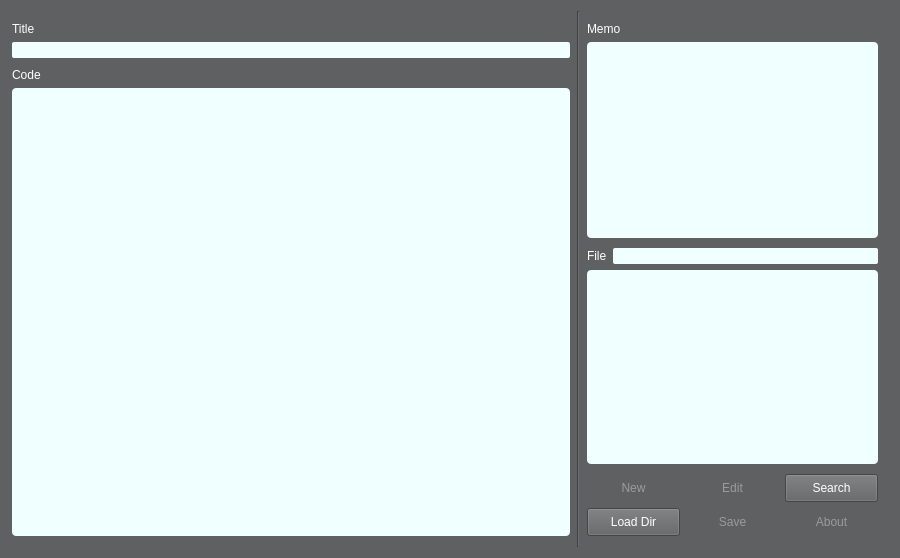
<?xml version="1.0" encoding="UTF-8"?>
<ui version="4.0">
 <class>TipManager</class>
 <widget class="QWidget" name="TipManager">
  <property name="geometry">
   <rect>
    <x>0</x>
    <y>0</y>
    <width>900</width>
    <height>558</height>
   </rect>
  </property>
  <property name="sizePolicy">
   <sizepolicy hsizetype="MinimumExpanding" vsizetype="Preferred">
    <horstretch>0</horstretch>
    <verstretch>0</verstretch>
   </sizepolicy>
  </property>
  <property name="minimumSize">
   <size>
    <width>720</width>
    <height>0</height>
   </size>
  </property>
  <property name="windowTitle">
   <string>TipManager</string>
  </property>
  <property name="styleSheet">
   <string notr="true">background-color: rgb(94,96,98);</string>
  </property>
  <layout class="QGridLayout" name="gridLayout">
   <item row="0" column="1">
    <widget class="Line" name="line">
     <property name="enabled">
      <bool>true</bool>
     </property>
     <property name="orientation">
      <enum>Qt::Vertical</enum>
     </property>
    </widget>
   </item>
   <item row="0" column="2">
    <widget class="QWidget" name="RightLayout" native="true">
     <property name="sizePolicy">
      <sizepolicy hsizetype="Fixed" vsizetype="Preferred">
       <horstretch>0</horstretch>
       <verstretch>0</verstretch>
      </sizepolicy>
     </property>
     <layout class="QVBoxLayout" name="rightLayout">
      <property name="spacing">
       <number>10</number>
      </property>
      <property name="sizeConstraint">
       <enum>QLayout::SetMinimumSize</enum>
      </property>
      <property name="leftMargin">
       <number>1</number>
      </property>
      <item>
       <layout class="QVBoxLayout" name="verticalLayout_3">
        <item>
         <widget class="QLabel" name="label_memo">
          <property name="styleSheet">
           <string notr="true">color: rgb(255,255,255);</string>
          </property>
          <property name="text">
           <string>Memo</string>
          </property>
         </widget>
        </item>
        <item>
         <widget class="QTextEdit" name="memoTextEdit">
          <property name="enabled">
           <bool>true</bool>
          </property>
          <property name="minimumSize">
           <size>
            <width>0</width>
            <height>0</height>
           </size>
          </property>
          <property name="cursor" stdset="0">
           <cursorShape>IBeamCursor</cursorShape>
          </property>
          <property name="styleSheet">
           <string notr="true">QTextEdit:enabled {
color: rgb(0,0,0);
background-color: rgb(240,255,255);
border-radius:4px;
}

QTextEdit:disabled {
color: rgb(155,155,155);
background-color: rgb(240,255,255);
border-radius:4px;
}
</string>
          </property>
         </widget>
        </item>
       </layout>
      </item>
      <item>
       <layout class="QVBoxLayout" name="verticalLayout_2">
        <item>
         <layout class="QHBoxLayout" name="horizontalLayout_3">
          <item>
           <widget class="QLabel" name="label_file">
            <property name="styleSheet">
             <string notr="true">color: rgb(255,255,255);</string>
            </property>
            <property name="text">
             <string>File</string>
            </property>
           </widget>
          </item>
          <item>
           <widget class="QLineEdit" name="dirEdit">
            <property name="minimumSize">
             <size>
              <width>0</width>
              <height>0</height>
             </size>
            </property>
            <property name="cursor">
             <cursorShape>ArrowCursor</cursorShape>
            </property>
            <property name="mouseTracking">
             <bool>false</bool>
            </property>
            <property name="acceptDrops">
             <bool>false</bool>
            </property>
            <property name="styleSheet">
             <string notr="true">background-color: rgb(240,255,255);
border-radius: 2px;</string>
            </property>
           </widget>
          </item>
         </layout>
        </item>
        <item>
         <widget class="QTreeView" name="treeView">
          <property name="minimumSize">
           <size>
            <width>0</width>
            <height>0</height>
           </size>
          </property>
          <property name="cursor" stdset="0">
           <cursorShape>ArrowCursor</cursorShape>
          </property>
          <property name="styleSheet">
           <string notr="true">background-color: rgb(240,255,255);
border-radius:4px;</string>
          </property>
          <property name="editTriggers">
           <set>QAbstractItemView::CurrentChanged|QAbstractItemView::DoubleClicked|QAbstractItemView::EditKeyPressed</set>
          </property>
         </widget>
        </item>
       </layout>
      </item>
      <item>
       <layout class="QVBoxLayout" name="verticalLayout">
        <item>
         <layout class="QHBoxLayout" name="horizontalLayout">
          <item>
           <widget class="QPushButton" name="newButton">
            <property name="enabled">
             <bool>false</bool>
            </property>
            <property name="sizePolicy">
             <sizepolicy hsizetype="Fixed" vsizetype="Fixed">
              <horstretch>0</horstretch>
              <verstretch>0</verstretch>
             </sizepolicy>
            </property>
            <property name="minimumSize">
             <size>
              <width>93</width>
              <height>28</height>
             </size>
            </property>
            <property name="maximumSize">
             <size>
              <width>93</width>
              <height>28</height>
             </size>
            </property>
            <property name="styleSheet">
             <string notr="true">
QPushButton:enabled {
color: rgb(255,255,255);
}

QPushButton:disabled {
border-style: hidden;
color: rgb(155,155,155);
}

QPushButton{
width: 90px;
height: 25px;
}</string>
            </property>
            <property name="text">
             <string>New</string>
            </property>
           </widget>
          </item>
          <item>
           <widget class="QPushButton" name="editButton">
            <property name="enabled">
             <bool>false</bool>
            </property>
            <property name="sizePolicy">
             <sizepolicy hsizetype="Fixed" vsizetype="Fixed">
              <horstretch>0</horstretch>
              <verstretch>0</verstretch>
             </sizepolicy>
            </property>
            <property name="minimumSize">
             <size>
              <width>93</width>
              <height>28</height>
             </size>
            </property>
            <property name="maximumSize">
             <size>
              <width>93</width>
              <height>28</height>
             </size>
            </property>
            <property name="autoFillBackground">
             <bool>false</bool>
            </property>
            <property name="styleSheet">
             <string notr="true">QPushButton:enabled {
color: rgb(255,255,255);
}

QPushButton:disabled {
border-style: hidden;
color: rgb(155,155,155);
}

QPushButton{
width: 90px;
height: 25px;
}</string>
            </property>
            <property name="text">
             <string>Edit</string>
            </property>
            <property name="default">
             <bool>false</bool>
            </property>
           </widget>
          </item>
          <item>
           <widget class="QPushButton" name="searchButton">
            <property name="sizePolicy">
             <sizepolicy hsizetype="Fixed" vsizetype="Fixed">
              <horstretch>0</horstretch>
              <verstretch>0</verstretch>
             </sizepolicy>
            </property>
            <property name="minimumSize">
             <size>
              <width>93</width>
              <height>28</height>
             </size>
            </property>
            <property name="maximumSize">
             <size>
              <width>93</width>
              <height>28</height>
             </size>
            </property>
            <property name="autoFillBackground">
             <bool>false</bool>
            </property>
            <property name="styleSheet">
             <string notr="true">QPushButton:enabled {
color: rgb(255,255,255);
}

QPushButton:disabled {
border-style: hidden;
color: rgb(155,155,155);
}

QPushButton{
width: 90px;
height: 25px;
}</string>
            </property>
            <property name="text">
             <string>Search</string>
            </property>
            <property name="autoDefault">
             <bool>false</bool>
            </property>
            <property name="default">
             <bool>false</bool>
            </property>
            <property name="flat">
             <bool>false</bool>
            </property>
           </widget>
          </item>
         </layout>
        </item>
        <item>
         <layout class="QHBoxLayout" name="horizontalLayout_2">
          <item>
           <widget class="QPushButton" name="loadButton">
            <property name="sizePolicy">
             <sizepolicy hsizetype="Fixed" vsizetype="Fixed">
              <horstretch>0</horstretch>
              <verstretch>0</verstretch>
             </sizepolicy>
            </property>
            <property name="minimumSize">
             <size>
              <width>93</width>
              <height>28</height>
             </size>
            </property>
            <property name="maximumSize">
             <size>
              <width>93</width>
              <height>28</height>
             </size>
            </property>
            <property name="styleSheet">
             <string notr="true">QPushButton:enabled {
color: rgb(255,255,255);
}

QPushButton:disabled {
border-style: hidden;
color: rgb(155,155,155);
}

QPushButton{
width: 90px;
height: 25px;
}</string>
            </property>
            <property name="text">
             <string>Load Dir</string>
            </property>
           </widget>
          </item>
          <item>
           <widget class="QPushButton" name="saveButton">
            <property name="enabled">
             <bool>false</bool>
            </property>
            <property name="sizePolicy">
             <sizepolicy hsizetype="Fixed" vsizetype="Fixed">
              <horstretch>0</horstretch>
              <verstretch>0</verstretch>
             </sizepolicy>
            </property>
            <property name="minimumSize">
             <size>
              <width>93</width>
              <height>28</height>
             </size>
            </property>
            <property name="maximumSize">
             <size>
              <width>93</width>
              <height>28</height>
             </size>
            </property>
            <property name="styleSheet">
             <string notr="true">QPushButton:enabled {
color: rgb(255,255,255);
}

QPushButton:disabled {
border-style: hidden;
color: rgb(155,155,155);
}

QPushButton{
width: 90px;
height: 25px;
}</string>
            </property>
            <property name="text">
             <string>Save</string>
            </property>
            <property name="default">
             <bool>false</bool>
            </property>
           </widget>
          </item>
          <item>
           <widget class="QPushButton" name="aboutButton">
            <property name="enabled">
             <bool>false</bool>
            </property>
            <property name="sizePolicy">
             <sizepolicy hsizetype="Fixed" vsizetype="Fixed">
              <horstretch>0</horstretch>
              <verstretch>0</verstretch>
             </sizepolicy>
            </property>
            <property name="minimumSize">
             <size>
              <width>93</width>
              <height>28</height>
             </size>
            </property>
            <property name="maximumSize">
             <size>
              <width>93</width>
              <height>28</height>
             </size>
            </property>
            <property name="styleSheet">
             <string notr="true">QPushButton:enabled {
color: rgb(255,255,255);
}

QPushButton:disabled {
border-style: hidden;
color: rgb(155,155,155);
}

QPushButton{
width: 90px;
height: 25px;
}</string>
            </property>
            <property name="text">
             <string>About</string>
            </property>
           </widget>
          </item>
         </layout>
        </item>
       </layout>
      </item>
     </layout>
    </widget>
   </item>
   <item row="0" column="0">
    <widget class="QWidget" name="LeftLayout" native="true">
     <property name="sizePolicy">
      <sizepolicy hsizetype="Minimum" vsizetype="Preferred">
       <horstretch>0</horstretch>
       <verstretch>0</verstretch>
      </sizepolicy>
     </property>
     <property name="minimumSize">
      <size>
       <width>550</width>
       <height>480</height>
      </size>
     </property>
     <layout class="QVBoxLayout" name="leftLayout">
      <property name="spacing">
       <number>10</number>
      </property>
      <property name="sizeConstraint">
       <enum>QLayout::SetMinAndMaxSize</enum>
      </property>
      <property name="leftMargin">
       <number>1</number>
      </property>
      <property name="rightMargin">
       <number>1</number>
      </property>
      <item>
       <layout class="QVBoxLayout" name="verticalLayout_4">
        <item>
         <widget class="QLabel" name="label">
          <property name="styleSheet">
           <string notr="true">color: rgb(255,255,255);</string>
          </property>
          <property name="text">
           <string>Title</string>
          </property>
         </widget>
        </item>
        <item>
         <widget class="QLineEdit" name="titleEdit">
          <property name="enabled">
           <bool>true</bool>
          </property>
          <property name="minimumSize">
           <size>
            <width>0</width>
            <height>0</height>
           </size>
          </property>
          <property name="styleSheet">
           <string notr="true">QLineEdit:enabled {
color: rgb(0,0,0);
background-color: rgb(240,255,255);
border-radius:2px;
}

QLineEdit:disabled {
color: rgb(155,155,155);
background-color: rgb(240,255,255);
border-radius:2px;
}
</string>
          </property>
         </widget>
        </item>
       </layout>
      </item>
      <item>
       <layout class="QVBoxLayout" name="verticalLayout_5">
        <item>
         <widget class="QLabel" name="label_code">
          <property name="styleSheet">
           <string notr="true">color: rgb(255,255,255);</string>
          </property>
          <property name="text">
           <string>Code</string>
          </property>
         </widget>
        </item>
        <item>
         <widget class="QTextEdit" name="codeTextEdit">
          <property name="enabled">
           <bool>true</bool>
          </property>
          <property name="minimumSize">
           <size>
            <width>0</width>
            <height>0</height>
           </size>
          </property>
          <property name="cursor" stdset="0">
           <cursorShape>IBeamCursor</cursorShape>
          </property>
          <property name="styleSheet">
           <string notr="true">QTextEdit:enabled {
color: rgb(0,0,0);
background-color: rgb(240,255,255);
border-radius:4px;
}

QTextEdit:disabled {
color: rgb(155,155,155);
background-color: rgb(240,255,255);
border-radius:4px;
}
</string>
          </property>
          <property name="horizontalScrollBarPolicy">
           <enum>Qt::ScrollBarAsNeeded</enum>
          </property>
         </widget>
        </item>
       </layout>
      </item>
     </layout>
    </widget>
   </item>
  </layout>
 </widget>
 <layoutdefault spacing="6" margin="11"/>
 <resources/>
 <connections/>
</ui>
